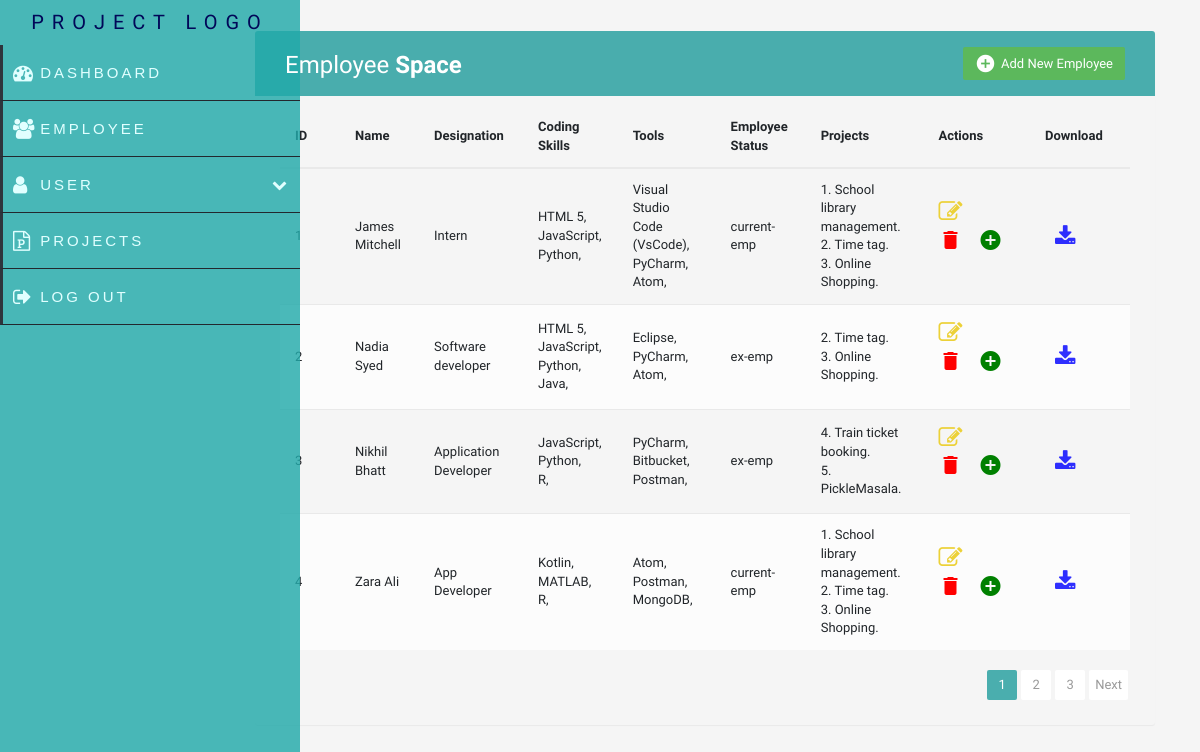
Screenshot of /employee with the database file from the repository.
### app/models.py (models this page shows, shortened)
class Employees(models.Model):
    STATUS_CHOICES = [
        ('current-emp', 'Current-Emp'),
        ('ex-emp', 'Ex-Employee'),
          ]
    id = models.IntegerField(primary_key=True)
    name = models.CharField(max_length=255,null=True)
    designation = models.CharField(max_length=255 , null=True)
    professional_summary = RichTextField(null=True)
    coding_skills = models.ManyToManyField(Coding_list, blank=True)
    tools = models.ManyToManyField(Tool_list, blank=True)
    emp_status = models.CharField(max_length=20, choices= STATUS_CHOICES, null=True)
    projects = models.ManyToManyField(Project, blank=True)

class Coding_list(models.Model):
    name = models.CharField(max_length=100)

class Tool_list(models.Model):
    name = models.CharField(max_length=100)

class Project(models.Model):
    PROJECT_CHOICES = [
        ('Active', 'Active'),
        ('Complete', 'Complete'),
    ]
    id = models.IntegerField(primary_key=True)
    project_name = models.CharField(max_length=255, null=True)
    technology=models.ManyToManyField(Technology_list, blank=True)
    description = models.TextField(max_length=1000 , null=True)
    roles_responsibilities = RichTextField(null=True)
    start_date = models.DateField()
    end_date = models.DateField()
    project_status = models.CharField(max_length=20, choices=PROJECT_CHOICES, null=True)

### app/views.py (the view)
# urls.py: path('employee', views.employee , name="dashboard-employee"),
def employee(request):
    employee=Employees.objects.all()
    paginator=Paginator(employee,4)
    page_num=request.GET.get('page')
    employee_data =paginator.get_page(page_num)
    context ={
         "employee" : employee_data,
     }
    return render(request,'dashboard/employee.html' , context)

### templates/dashboard/employee.html (shortened to what this page needs)
{% extends 'main/base.html' %}
{% block content %}
<link rel="stylesheet" href="https://maxcdn.bootstrapcdn.com/font-awesome/4.7.0/css/font-awesome.min.css">
<link href="https://maxcdn.bootstrapcdn.com/bootstrap/3.3.7/css/bootstrap.min.css" rel="stylesheet">
  <body>
   <div class="container">
        <div class="row">
    <div class="container">
        <div class="table-wrapper">
            <div class="table-title">
                <div class="row">
                    <div class="col-sm-6">
						<h2>Employee <b>Space</b></h2>
					</div>
					<div class="col-sm-6">
						<a href="{% url 'dashboard-employee_add' %}" class="btn btn-success"  data-toggle="tooltip" title="Add Employee"><i class="material-icons">&#xE147;</i> <span>Add New Employee</span></a>
					</div>
                </div>
            </div>
            <table class="table table-striped table-hover">
                <thead>
                    <tr>
						<th>ID</th>
                        <th>Name</th>
                        <th>Designation</th>
						<th>Coding Skills</th>
						<th>Tools </th>
						<th>Employee Status</th>
						<th>Projects</th>
                        <th>Actions</th>
                        <th>Download</th>
                    </tr>
                </thead>
                <tbody>
                    <tr>
						{% for i in employee %}
						<tr>
							<td>{{ i.id }}</td>
							<td>{{ i.name }}</td>
							<td>{{ i.designation }}</td>
							<td>
								{% if i.coding_skills.all %}
									{% for skill in i.coding_skills.all %}
										{{skill.name}}, <br>
									{% endfor %}
								{% endif %}
							</td>
							<td>
								{% if i.tools.all %}
									{% for tool in i.tools.all %}
										{{tool.name}}, <br>
									{% endfor %}
								{% endif %}
							</td>
							<td>{{ i.emp_status }}</td>
							<td> {% if i.projects.all %}
								{% for project in i.projects.all %}
									{{ project.id }}. {{ project.project_name }}. <br>
								{% endfor %}
							{% endif %}
							</td>
                           <td>
                            <div class="button-container">
                                <a href="{% url 'dashboard-employee_edit' i.id %}" class="edit" ><i class="material-icons" data-toggle="tooltip" title="Edit"><i class="fa fa-pencil-square-o" aria-hidden="true"></i></a>
                                <a href="{% url 'dashboard-employee_delete' i.id %}" class="delete"><i class="material-icons" data-toggle="tooltip" title="Delete">&#xE872;</i></a>
                                <a href="{% url 'employee_projects' i.id %}" class="add" ><i class="material-icons" data-toggle="tooltip" title="Add Project">&#xE147;</i></a>
                            </div>
                        </td>
                        <td>
                             <a href="{% url 'resume_download' i.id  %}" class="download" ><i class="material-icons" data-toggle="tooltip" title="Download Resume"><i class="fa fa-download" aria-hidden="true"></i></a>
                        </td>
                    </tr>
					{% endfor %}
                </tbody>
            </table>
			<div class="clearfix">
				<ul class="pagination">
					{% for num in employee.paginator.page_range %}
						<li class="page-item {% if num == employee.number %}active{% endif %}">
							<a href="?page={{ num }}" class="page-link">{{ num }}</a>
						</li>
					{% endfor %}
					{% if employee.has_next %}
						<li class="page-item"><a href="?page={{ employee.next_page_number }}" class="page-link">Next</a></li>
					{% endif %}
				</ul>
			</div>
        </div>
    </div>
</div>
</div>
</body>
{% endblock %}

### templates/main/base.html (shortened to what this page needs)
<!doctype html>
<html lang="en">
  <head>
    <link rel="stylesheet" href="https://cdn.jsdelivr.net/npm/bootstrap@4.6.2/dist/css/bootstrap.min.css">
  </head>
  <body>
    {% include 'main/nav.html' %}
     {% block content %}
     {% endblock %}
  </body>
</html>

### templates/main/nav.html (shortened to what this page needs)
<link href="//netdna.bootstrapcdn.com/bootstrap/3.2.0/css/bootstrap.min.css" rel="stylesheet" id="bootstrap-css">
<link href="//maxcdn.bootstrapcdn.com/font-awesome/4.2.0/css/font-awesome.min.css" rel="stylesheet">
<link href="//maxcdn.bootstrapcdn.com/font-awesome/4.2.0/css/font-awesome.min.css" rel="stylesheet">
 <div class="nav-side-menu">
    <div class="logo">Project Logo</div>
      <div class="menu-list ">
          <ul id="menu-content" class="menu-content collapse out ">
              <li class="collapsed" >
                <a href="{% url 'dashboard-dashboard'%}"><i class="fa fa-dashboard fa-lg"></i> Dashboard</a>
              </li>
              <li  data-toggle="collapse" data-target="#" class="collapsed" >
                <a href="{% url 'dashboard-employee'%}"><i class="fa fa-users fa-lg"></i> Employee</a>
              </li>
              <li data-toggle="collapse" data-target="#user-submenu" class="collapsed">
                <a href="">
                  <i class="fa fa-user fa-lg"></i> User
                </a>
              </li>
               <li >
                <a href="{% url 'dashboard-project'%}">
                <i class="fa fa-file-powerpoint-o fa-lg"></i> Projects</a>
              </li>
              <li >
                <a href="{% url 'logout' %}">
                    <i class="fa fa-sign-out fa-lg"></i> Log out</a>
            </li>
          </ul>
   </div>
</div>

### templates/main/nav.html (style rules this page uses)
.nav-side-menu { font-family: 'Poppins', sans-serif; font-size: 15px; font-weight: 200; background-color:#22aaaad0; position: fixed; width: 300px; height: 100%; color: #e7f8f8; text-transform: uppercase; letter-spacing: 3px; line-height: 50px; }
.nav-side-menu .logo { text-align: center; padding: 10px; font-weight: 730px; font-size: 20px; line-height:25px; text-transform: uppercase; letter-spacing: 8px; padding-inline-start: 10px; color: rgb(1, 7, 88); font-family: 'Mansalva', cursive; }
.nav-side-menu ul, .nav-side-menu li { list-style: none; padding: 0px; margin: 0px; line-height: 55px; cursor: pointer; }
.nav-side-menu li { padding-left: 0px; border-left: 3px solid #2e353d; border-bottom: 1px solid #23282e; }
.nav-side-menu li a { text-decoration: none; color: #e1ffff; }
.nav-side-menu li a i { padding-left: 10px; width: 20px; padding-right: 20px; }
.active { background-color: red; }
@media (min-width: 767px) { .nav-side-menu .menu-list .menu-content { display: block; } }
body { margin: 0px; padding: 0px; }

### templates/dashboard/employee.html (style rules this page uses)
body { color: #566787; background: #f5f5f5; font-family: 'Varela Round', sans-serif; font-size: 13px; }
.container { padding-left: 120px; width: 2000px; }
.table-wrapper { background: #f5f5f5; padding-left: 100px; padding: 20px 25px; margin: 30px 0; border-radius: 3px; box-shadow: 0 1px 1px rgba(0,0,0,.05); }
.table-title { padding-bottom: 15px; background: #239e9ed0; color: #fff; padding: 16px 30px; margin: -20px -25px 10px; border-radius: 3px 3px 0 0; }
.table-title h2 { margin: 5px 0 0; font-size: 24px; }
.table-title .btn { color: #fff; float: right; font-size: 13px; border: none; min-width: 50px; border-radius: 2px; border: none; outline: none !important; margin-left: 10px; }
.table-title .btn i { float: left; font-size: 21px; margin-right: 5px; }
.table-title .btn span { float: left; margin-top: 2px; }
table.table tr th, table.table tr td { border-color: #e9e9e9; padding: 12px 15px; vertical-align: middle; }
table.table tr th:first-child { width: 60px; }
table.table tr th:last-child { width: 100px; }
table.table-striped tbody tr:nth-of-type(odd) { background-color: #fcfcfc; }
table.table td:last-child i { opacity: 0.9; font-size: 22px; margin: 0 5px; }
table.table td a { font-weight: bold; color: #5a5d63; display: inline-block; text-decoration: none; outline: none !important; }
.button-container a { margin-right: 10px; }
table.table td a.edit { color: rgb(236, 209, 56) }
table.table td a.delete { color: red; }
table.table td a.add { color: green; }
table.table td a.download { color: blue; }
table.table td a { font-size: 20px; }
.pagination { float: right; margin: 0 0 5px; }
.pagination li a { border: none; font-size: 13px; min-width: 30px; min-height: 30px; color: #999; margin: 0 2px; line-height: 30px; border-radius: 2px !important; text-align: center; padding: 0 6px; }
.pagination li.active a, .pagination li.active a.page-link { background: #239e9ed0; }

### rows the page displays
Employees: id "1", name "James Mitchell", designation "Intern", emp_status "current-emp"
Coding_list: name "HTML 5"
Coding_list: name "JavaScript"
Coding_list: name "Python"
Tool_list: name "Visual Studio Code (VsCode)"
Tool_list: name "PyCharm"
Tool_list: name "Atom"
Project: id "1", project_name "School library management"
Project: id "2", project_name "Time tag"
Project: id "3", project_name "Online Shopping"
Employees: id "2", name "Nadia Syed", designation "Software developer", emp_status "ex-emp"
Coding_list: name "Java"
Tool_list: name "Eclipse"
Employees: id "3", name "Nikhil Bhatt", designation "Application Developer", emp_status "ex-emp"
Coding_list: name "R"
Tool_list: name "Bitbucket"
Tool_list: name "Postman"
Project: id "4", project_name "Train ticket booking"
Project: id "5", project_name "PickleMasala"
Employees: id "4", name "Zara Ali", designation "App Developer", emp_status "current-emp"
Coding_list: name "Kotlin"
Coding_list: name "MATLAB"
Tool_list: name "MongoDB"

### other values shown
{{ num }} "1" "2" "3"
